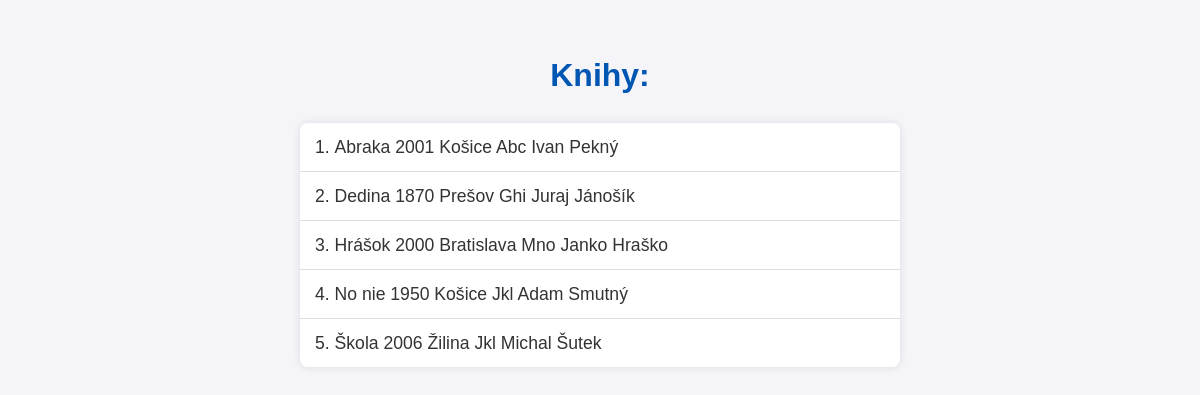
The page /kniznica/knihy/ on the database its author committed.
### kniznica/models.py (models this page shows)
class Kniha(models.Model):
     autor = models.ForeignKey(Autor, on_delete=models.SET_NULL, null=True, blank=True)
     vydavatel = models.ForeignKey(Vydavatel, on_delete=models.SET_NULL, null=True, blank=True)
     miesto = models.ForeignKey(Miesto, on_delete=models.SET_NULL, null=True, blank=True)
     nazov = models.CharField(max_length=20)
     rok = models.IntegerField()
     def __str__(self):
         return f"{self.nazov} {self.rok} {self.miesto} {self.vydavatel} {self.autor}"
     class Meta:
         verbose_name = "Kniha"
         verbose_name_plural = "Knihy"
         ordering = ['nazov']

class Miesto(models.Model):
    nazov = models.CharField(max_length=20)
    def __str__(self):
        return f"{self.nazov}"
    class Meta:
        verbose_name = "Miesto"
        verbose_name_plural = "Miesta"
        ordering = ['nazov']

class Vydavatel(models.Model):
    nazov = models.CharField(max_length=20)
    def __str__(self):
        return f"{self.nazov}"
    class Meta:
        verbose_name = "Vydavatel"
        verbose_name_plural = "Vydavatelia"
        ordering = ['nazov']

class Autor(models.Model):
    meno = models.CharField(max_length=20)
    priezvisko = models.CharField(max_length=20)
    def __str__(self):
        return f"{self.meno} {self.priezvisko}"
    class Meta:
        verbose_name = "Autor"
        verbose_name_plural = "Autori"
        ordering = ['priezvisko']

### kniznica/views.py (the view)
# urls.py: path('knihy/', views.knihy, name='knihy'),
def knihy(request):
    knihy = Kniha.objects.all()
    return render(request, 'kniznica/knihy.html', {'knihy': knihy})

### kniznica/templates/kniznica/knihy.html (shortened to what this page needs)
{% load static %}
<!DOCTYPE html>
<html lang="en">
<head>
    <link rel="stylesheet" href="{% static 'kniznica/index.css' %}">
</head>
<body>
    <h1>Knihy:</h1>
    <ol>
        {% for kniha in knihy %}
            <li>{{ kniha }}</li>
        {% endfor %}
    </ol>
</body>
</html>

### kniznica/static/kniznica/index.css (style rules this page uses)
body { font-family: Arial, sans-serif; background-color: #f4f4f9; color: #333; margin: 0; padding: 0; line-height: 1.6; }
h1 { color: #0056b3; text-align: center; margin-top: 50px; font-size: 2em; }
ol { max-width: 600px; margin: 20px auto; padding: 0; list-style-position: inside; background-color: #ffffff; border-radius: 8px; box-shadow: 0 0 10px rgba(0, 0, 0, 0.1); }
li { font-size: 1.1em; padding: 10px 15px; border-bottom: 1px solid #ddd; }
li:last-child { border-bottom: none; }

### rows shown on the page
Kniha: nazov+rok+miesto "Abraka 2001 Košice Abc Ivan Pekný"
Kniha: nazov+rok+miesto "Dedina 1870 Prešov Ghi Juraj Jánošík"
Kniha: nazov+rok+miesto "Hrášok 2000 Bratislava Mno Janko Hraško"
Kniha: nazov+rok+miesto "No nie 1950 Košice Jkl Adam Smutný"
Kniha: nazov+rok+miesto "Škola 2006 Žilina Jkl Michal Šutek"
